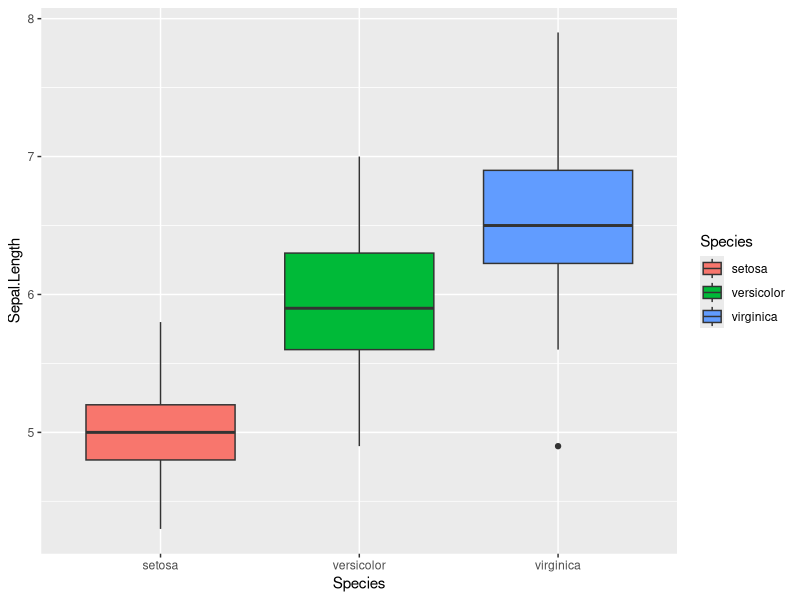

The R source for this figure:
library("ggplot2")
df_iris<-iris

#ggplot(df_iris,aes(x=Sepal.Length,y=Sepal.Width))+geom_point(aes(color=Species),size=5)

#ggplot(df_iris, aes(Sepal.Width)) +  geom_histogram()

#qplot(Sepal.Length,Sepal.Width,data = iris,colour = Species,shape = Species,main = "繪製花萼長度和寬度的散點圖")

ggplot(df_iris,aes(x=Species,y=Sepal.Length,fill = Species)) + geom_boxplot()
